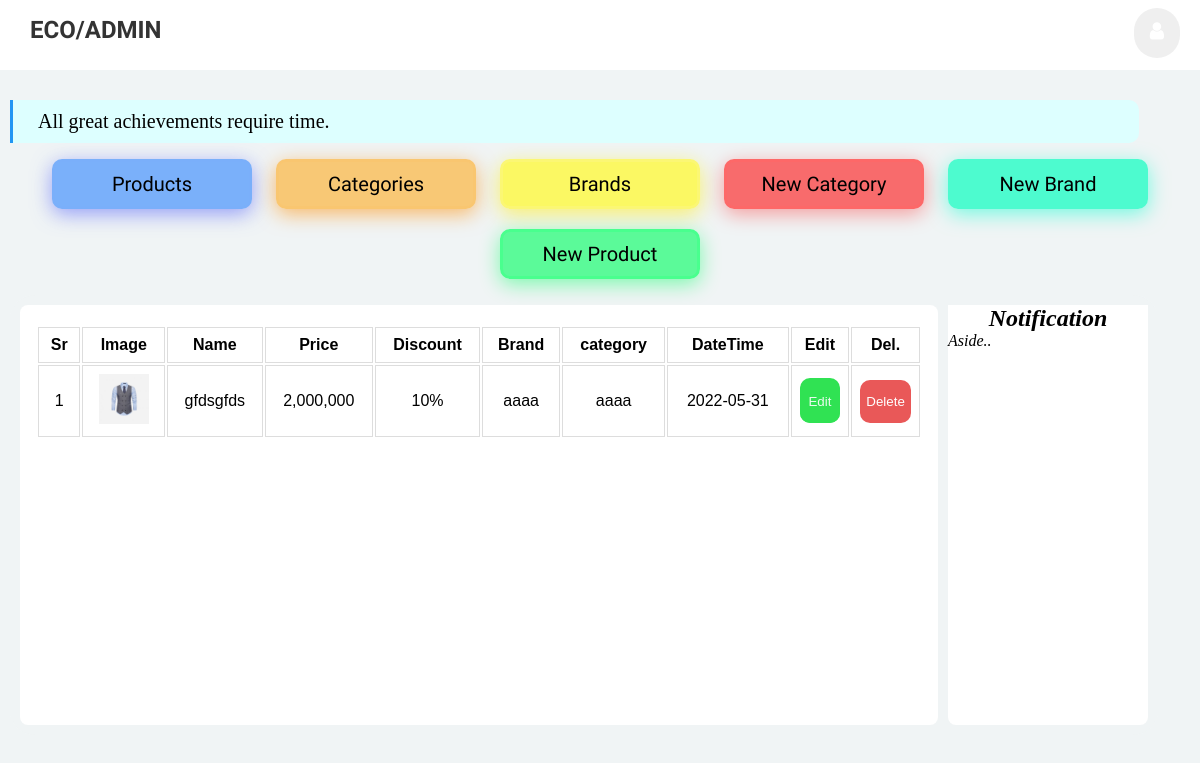
The page /product/2 (signed in) on the database as committed earlier.
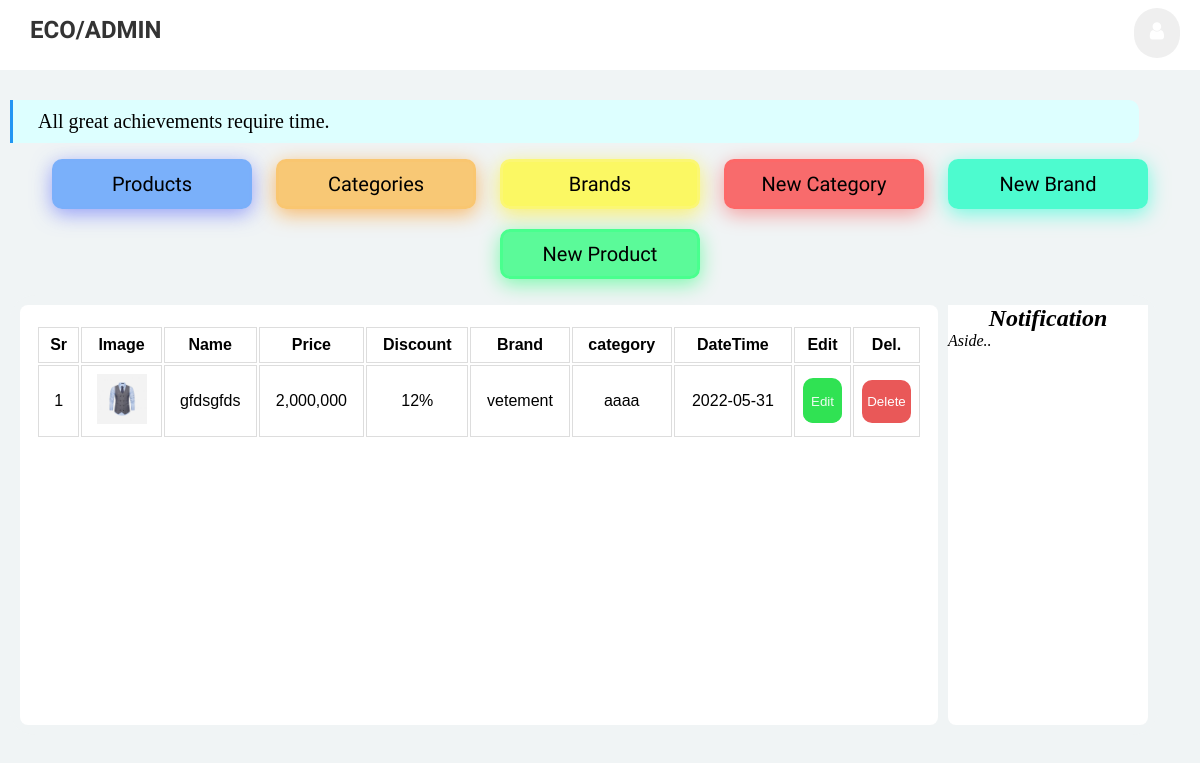
The same page on the database as committed later.
### pet_shop/products/models.py (models this page shows, shortened)
class NewProduct(db.Model):
    __tablename__ = 'newproduct'
    id = db.Column(db.Integer, primary_key=True)
    name = db.Column(db.String(80), nullable=False)
    image_1 = db.Column(db.String(150), nullable=False, default='default.png')
    image_2 = db.Column(db.String(150), nullable=False, default='default.png')
    image_3 = db.Column(db.String(150), nullable=False, default='default.png')
    price = db.Column(db.Numeric(precision=8, asdecimal=False, decimal_return_scale=None), nullable=False)
    discount = db.Column(db.Integer, default=0)
    stock = db.Column(db.Integer, nullable=False)
    colors = db.Column(db.Text, nullable=False, default="gjkgkj")
    desc = db.Column(db.Text, nullable=False, default="ghjgk")
    pub_date = db.Column(db.DateTime, nullable=False, default=datetime.utcnow)
    category_id = db.Column(db.Integer, db.ForeignKey('category.id'),nullable=False)
    category = db.relationship('CategoryName',backref=db.backref('categories', lazy=True))
    brand_id = db.Column(db.Integer, db.ForeignKey('brand.id'),nullable=False)
    brand = db.relationship('BrandName',backref=db.backref('brands', lazy=True))
    user_id = db.Column(db.Integer, db.ForeignKey('users.id'), nullable=False)
    @app.template_filter()
    def numberFormat(value):
        return format(int(value), ',d')

class BrandName(db.Model):
    __tablename__ = 'brand'
    id = db.Column(db.Integer, primary_key=True)
    name = db.Column(db.String(30), unique=True, nullable=False)
    user_id = db.Column(db.Integer, db.ForeignKey('users.id'), nullable=False)
    pub_date = db.Column(db.DateTime, nullable=False, default=datetime.utcnow)

### pet_shop/products/routes.py (the view)
@app.route("/product/<int:product_id>")
def product(product_id):
    product = NewProduct.query.get_or_404(product_id)
    if product.user != current_user:
        abort(403)
    return render_template('Productid.html', product=product)

### pet_shop/admin/models.py (called while the page is built)
@login_manager.user_loader
def load_user(user_id):
    return User.query.get(int(user_id))

### pet_shop/templates/Productid.html (shortened to what this page needs)
{% extends 'layout.html' %}
{% block content %}
        <main>
{% if product.user == current_user %}
        <table class="table tbale-sm">
            <thead>
            <tr>
                <th>Sr</th>
                <th>Image</th>
                <th>Name</th>
                <th>Price</th>
                <th>Discount</th>
                <th>Brand</th>
                <th>category</th>
                <th>DateTime</th>
                <th>Edit</th>
                <th>Del.</th>
             </tr>
            </thead>
            <tbody>
            <tr>
    <td>{{ product.id - product.id + 1 }}</td>
    <td> <img src="{{url_for('static',filename='images/product_img/' + product.image_1)}}" alt="{{product.name}}" width="50" height="50" alt="img"></td>
            <td class="productname"><a href="{{url_for('product', product_id=product.id)}}">{{ product.name }}</a></td>
            <td>{{ product.price | numberFormat }}</td>
            <td>{{ product.discount }}%</td>
            <td class="brandname"><a href="{{ url_for('Brands') }}">{{product.brand.name}}</a></td>
            <td class="categoryname"><a href="{{ url_for('Categories') }}">{{product.category.name}}</a></td>
            <td>{{ product.pub_date.strftime('%Y-%m-%d') }}</td>
  <td> <a href="{{url_for('Update_Product', product_id=product.id) }}" class="edit-buttons"><button class="edit-buttons">Edit</button></a></td>
  <td>
     <button class="dialog-buttons" onclick="document.getElementById('id01').style.display='block'" type="button">Delete</button>
  </td>
 </tr>
</tbody>
  </table>
{% endif %}
</main>
{% endblock content %}

Rows that differ between the two databases and show on the page:
changed NewProduct "gfdsgfds": discount "10" → "12"
changed BrandName: brand.name "aaaa" → "vetement"
